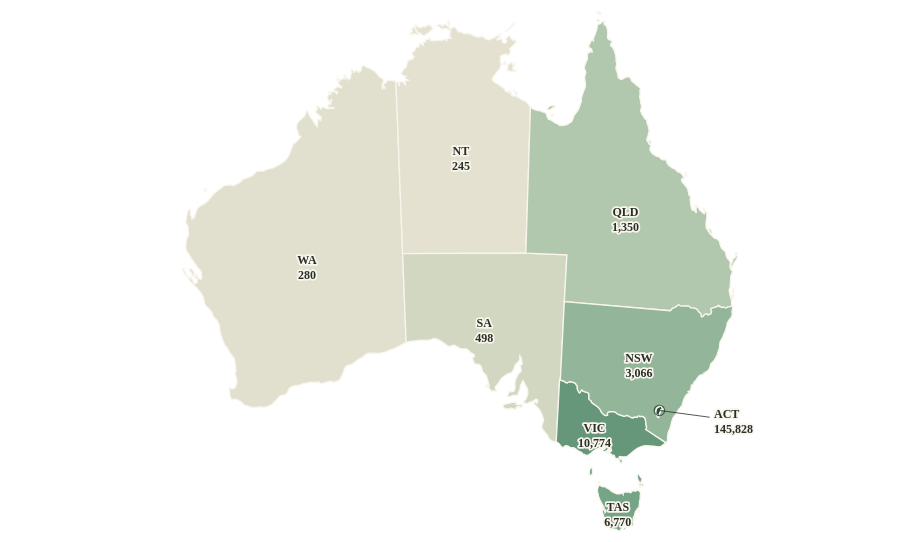

Write a Vega-Lite specification for this figure.
### Vega-Lite specification from a JSON file in a GitHub repository (floating-point values rounded to 4 significant figures; data arrays with more than 128 entries replaced by an {"elided": "..."} marker saying what was removed)
{"$schema": "https://vega.github.io/schema/vega-lite/v5.json", "width": 904, "height": 520, "padding": 8, "config": {"background": "transparent", "font": "Bricolage Grotesque", "view": {"stroke": null}, "axis": {"labelFont": "Bricolage Grotesque", "titleFont": "Bricolage Grotesque", "labelFontSize": 12, "titleFontSize": 12, "titleFontWeight": 500, "labelColor": "#60665c", "titleColor": "#292e27", "domain": false, "ticks": false, "gridColor": "#e0dccf", "gridOpacity": 0.75, "labelPadding": 8, "titlePadding": 14}, "legend": {"labelFont": "Bricolage Grotesque", "titleFont": "Bricolage Grotesque", "labelFontSize": 11, "titleFontSize": 11, "titleFontWeight": 500, "labelColor": "#60665c", "titleColor": "#292e27", "gradientThickness": 9, "gradientLength": 130, "padding": 8}, "title": {"font": "Bricolage Grotesque", "color": "#292e27", "fontSize": 15, "fontWeight": 500, "anchor": "start"}}, "description": "State and territory choropleth of 2024 records, per 1,000 km² of land or per 1,000 residents. Darker means more records for the chosen denominator.", "params": [{"name": "measure", "value": "area"}], "projection": {"type": "conicEqualArea", "parallels": [-18, -36], "rotate": [-134, 0, 0], "center": [0, -28]}, "layer": [{"data": {"values": [{"type": "Feature", "properties": {"name": "Western Australia", "code": "WA"}, "geometry": {"type": "MultiPolygon", "coordinates": {"elided": "5 rows, 876 float values in total"}}, "state": "Western Australia", "code": "WA", "count": 706605, "area": 2527013, "density": 279.6, "species": 496, "longitude": 122, "latitude": -26, "population": 2978147, "perResident": 237.3, "listed": 64, "areaT": 0.05062, "peopleT": 0.0878}, {"type": "Feature", "properties": {"name": "Northern Territory", "code": "NT"}, "geometry": {"type": "MultiPolygon", "coordinates": {"elided": "11 rows, 718 float values in total"}}, "state": "Northern Territory", "code": "NT", "count": 330199, "area": 1347791, "density": 245.0, "species": 385, "longitude": 133.3, "latitude": -19.5, "population": 260884, "perResident": 1266.0, "listed": 38, "areaT": 0.03065, "peopleT": 0.9482}, {"type": "Feature", "properties": {"name": "South Australia", "code": "SA"}, "geometry": {"type": "MultiPolygon", "coordinates": {"elided": "2 rows, 390 float values in total"}}, "state": "South Australia", "code": "SA", "count": 490319, "area": 984321, "density": 498.1, "species": 413, "longitude": 135, "latitude": -30.5, "population": 1882164, "perResident": 260.5, "listed": 85, "areaT": 0.1378, "peopleT": 0.1358}, {"type": "Feature", "properties": {"name": "Queensland", "code": "QLD"}, "geometry": {"type": "MultiPolygon", "coordinates": {"elided": "15 rows, 862 float values in total"}}, "state": "Queensland", "code": "QLD", "count": 2335374, "area": 1729742, "density": 1350.0, "species": 595, "longitude": 145, "latitude": -23, "population": 5571890, "perResident": 419.1, "listed": 72, "areaT": 0.2885, "peopleT": 0.3802}, {"type": "Feature", "properties": {"name": "Tasmania", "code": "TAS"}, "geometry": {"type": "MultiPolygon", "coordinates": {"elided": "9 rows, 528 float values in total"}}, "state": "Tasmania", "code": "TAS", "count": 463068, "area": 68401, "density": 6770.0, "species": 258, "longitude": 146.5, "latitude": -42, "population": 574765, "perResident": 805.7, "listed": 57, "areaT": 0.532, "peopleT": 0.716}, {"type": "Feature", "properties": {"name": "Victoria", "code": "VIC"}, "geometry": {"type": "MultiPolygon", "coordinates": {"elided": "3 rows, 390 float values in total"}}, "state": "Victoria", "code": "VIC", "count": 2450501, "area": 227444, "density": 10770.0, "species": 422, "longitude": 144, "latitude": -37, "population": 6950961, "perResident": 352.5, "listed": 71, "areaT": 0.6022, "peopleT": 0.2913}, {"type": "Feature", "properties": {"name": "Australian Capital Territory", "code": "ACT"}, "geometry": {"type": "Polygon", "coordinates": [[[149.4, -35.33], [149.4, -35.36], [149.3, -35.35], [149.2, -35.38], [149.1, -35.44], [149.1, -35.51], [149.1, -35.58], [149.1, -35.61], [149.1, -35.83], [149.1, -35.91], [148.9, -35.89], [148.9, -35.82], [148.9, -35.74], [148.9, -35.75], [148.8, -35.71], [148.8, -35.64], [148.8, -35.49], [148.8, -35.31], [149.1, -35.15], [149.2, -35.18], [149.2, -35.22], [149.3, -35.27], [149.4, -35.33]]]}, "state": "Australian Capital Territory", "code": "ACT", "count": 343863, "area": 2358, "density": 145800.0, "species": 271, "longitude": 149.1, "latitude": -35.45, "population": 478430, "perResident": 718.7, "listed": 20, "areaT": 0.9957, "peopleT": 0.6574}, {"type": "Feature", "properties": {"name": "New South Wales", "code": "NSW"}, "geometry": {"type": "Polygon", "coordinates": {"elided": "2 rows, 482 float values in total"}}, "state": "New South Wales", "code": "NSW", "count": 2455993, "area": 801150, "density": 3066.0, "species": 516, "longitude": 147, "latitude": -32.2, "population": 8492050, "perResident": 289.2, "listed": 81, "areaT": 0.4123, "peopleT": 0.1895}]}, "transform": [{"calculate": "measure==='area'?datum.areaT:datum.peopleT", "as": "t"}, {"calculate": "measure==='area'?datum.density:datum.perResident", "as": "value"}], "mark": {"type": "geoshape", "stroke": "#f8f5ec", "strokeWidth": 1.3}, "encoding": {"color": {"field": "t", "type": "quantitative", "scale": {"domain": [0, 1], "range": ["#e9e4d6", "#bacdb5", "#7caa8d", "#477c62", "#204c3b"]}, "legend": null}, "tooltip": [{"field": "state", "title": "State / territory"}, {"field": "count", "title": "2024 records", "format": ","}, {"field": "density", "title": "Per 1,000 km²", "format": ",.0f"}, {"field": "perResident", "title": "Per 1,000 residents", "format": ",.0f"}, {"field": "population", "title": "Residents (ABS, June 2024)", "format": ","}]}}, {"data": {"values": [{"longitude": 149.1, "latitude": -35.45}, {"longitude": 153.1, "latitude": -35.45}]}, "mark": {"type": "line", "color": "#292e27", "strokeWidth": 0.8}, "encoding": {"longitude": {"field": "longitude", "type": "quantitative"}, "latitude": {"field": "latitude", "type": "quantitative"}}}, {"data": {"values": [{"longitude": 149.1, "latitude": -35.45}]}, "mark": {"type": "point", "size": 110, "color": "#292e27", "strokeWidth": 1.2}, "encoding": {"longitude": {"field": "longitude", "type": "quantitative"}, "latitude": {"field": "latitude", "type": "quantitative"}}}, {"data": {"values": [{"state": "Western Australia", "code": "WA", "count": 706605, "area": 2527013, "density": 279.6, "species": 496, "longitude": 122, "latitude": -26, "population": 2978147, "perResident": 237.3, "listed": 64, "areaT": 0.05062, "peopleT": 0.0878}, {"state": "Northern Territory", "code": "NT", "count": 330199, "area": 1347791, "density": 245.0, "species": 385, "longitude": 133.3, "latitude": -19.5, "population": 260884, "perResident": 1266.0, "listed": 38, "areaT": 0.03065, "peopleT": 0.9482}, {"state": "South Australia", "code": "SA", "count": 490319, "area": 984321, "density": 498.1, "species": 413, "longitude": 135, "latitude": -30.5, "population": 1882164, "perResident": 260.5, "listed": 85, "areaT": 0.1378, "peopleT": 0.1358}, {"state": "Queensland", "code": "QLD", "count": 2335374, "area": 1729742, "density": 1350.0, "species": 595, "longitude": 145, "latitude": -23, "population": 5571890, "perResident": 419.1, "listed": 72, "areaT": 0.2885, "peopleT": 0.3802}, {"state": "New South Wales", "code": "NSW", "count": 2455993, "area": 801150, "density": 3066.0, "species": 516, "longitude": 147, "latitude": -32.2, "population": 8492050, "perResident": 289.2, "listed": 81, "areaT": 0.4123, "peopleT": 0.1895}, {"state": "Victoria", "code": "VIC", "count": 2450501, "area": 227444, "density": 10770.0, "species": 422, "longitude": 144, "latitude": -37, "population": 6950961, "perResident": 352.5, "listed": 71, "areaT": 0.6022, "peopleT": 0.2913}, {"state": "Tasmania", "code": "TAS", "count": 463068, "area": 68401, "density": 6770.0, "species": 258, "longitude": 146.5, "latitude": -42, "population": 574765, "perResident": 805.7, "listed": 57, "areaT": 0.532, "peopleT": 0.716}, {"state": "Australian Capital Territory", "code": "ACT", "count": 343863, "area": 2358, "density": 145800.0, "species": 271, "longitude": 153.4, "latitude": -35.2, "population": 478430, "perResident": 718.7, "listed": 20, "areaT": 0.9957, "peopleT": 0.6574}]}, "transform": [{"calculate": "measure==='area'?datum.density:datum.perResident", "as": "value"}, {"calculate": "datum.code+'|'+format(datum.value,',.0f')", "as": "label"}], "mark": {"type": "text", "fontSize": 12, "fontWeight": 600, "lineBreak": "|", "lineHeight": 15, "align": {"expr": "datum.code==='ACT'?'left':'center'"}, "color": "#292e27", "stroke": "#f8f5ec", "strokeWidth": 3.5, "strokeJoin": "round"}, "encoding": {"longitude": {"field": "longitude", "type": "quantitative"}, "latitude": {"field": "latitude", "type": "quantitative"}, "text": {"field": "label"}}}, {"data": {"values": [{"state": "Western Australia", "code": "WA", "count": 706605, "area": 2527013, "density": 279.6, "species": 496, "longitude": 122, "latitude": -26, "population": 2978147, "perResident": 237.3, "listed": 64, "areaT": 0.05062, "peopleT": 0.0878}, {"state": "Northern Territory", "code": "NT", "count": 330199, "area": 1347791, "density": 245.0, "species": 385, "longitude": 133.3, "latitude": -19.5, "population": 260884, "perResident": 1266.0, "listed": 38, "areaT": 0.03065, "peopleT": 0.9482}, {"state": "South Australia", "code": "SA", "count": 490319, "area": 984321, "density": 498.1, "species": 413, "longitude": 135, "latitude": -30.5, "population": 1882164, "perResident": 260.5, "listed": 85, "areaT": 0.1378, "peopleT": 0.1358}, {"state": "Queensland", "code": "QLD", "count": 2335374, "area": 1729742, "density": 1350.0, "species": 595, "longitude": 145, "latitude": -23, "population": 5571890, "perResident": 419.1, "listed": 72, "areaT": 0.2885, "peopleT": 0.3802}, {"state": "New South Wales", "code": "NSW", "count": 2455993, "area": 801150, "density": 3066.0, "species": 516, "longitude": 147, "latitude": -32.2, "population": 8492050, "perResident": 289.2, "listed": 81, "areaT": 0.4123, "peopleT": 0.1895}, {"state": "Victoria", "code": "VIC", "count": 2450501, "area": 227444, "density": 10770.0, "species": 422, "longitude": 144, "latitude": -37, "population": 6950961, "perResident": 352.5, "listed": 71, "areaT": 0.6022, "peopleT": 0.2913}, {"state": "Tasmania", "code": "TAS", "count": 463068, "area": 68401, "density": 6770.0, "species": 258, "longitude": 146.5, "latitude": -42, "population": 574765, "perResident": 805.7, "listed": 57, "areaT": 0.532, "peopleT": 0.716}, {"state": "Australian Capital Territory", "code": "ACT", "count": 343863, "area": 2358, "density": 145800.0, "species": 271, "longitude": 153.4, "latitude": -35.2, "population": 478430, "perResident": 718.7, "listed": 20, "areaT": 0.9957, "peopleT": 0.6574}]}, "transform": [{"calculate": "measure==='area'?datum.density:datum.perResident", "as": "value"}, {"calculate": "datum.code+'|'+format(datum.value,',.0f')", "as": "label"}], "mark": {"type": "text", "fontSize": 12, "fontWeight": 600, "lineBreak": "|", "lineHeight": 15, "align": {"expr": "datum.code==='ACT'?'left':'center'"}, "color": "#292e27"}, "encoding": {"longitude": {"field": "longitude", "type": "quantitative"}, "latitude": {"field": "latitude", "type": "quantitative"}, "text": {"field": "label"}}}]}
